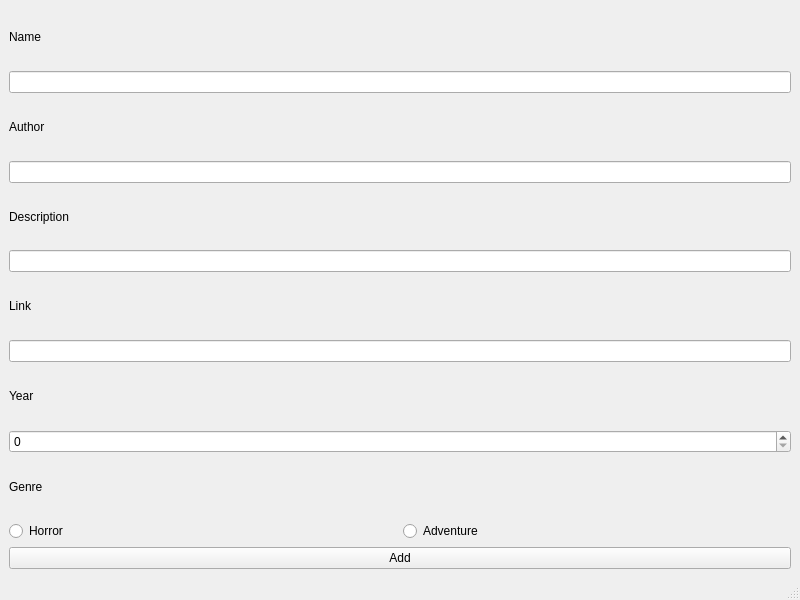
<?xml version="1.0" encoding="UTF-8"?>
<ui version="4.0">
 <class>MainWindow</class>
 <widget class="QMainWindow" name="MainWindow">
  <property name="geometry">
   <rect>
    <x>0</x>
    <y>0</y>
    <width>800</width>
    <height>600</height>
   </rect>
  </property>
  <property name="windowTitle">
   <string>MainWindow</string>
  </property>
  <widget class="QWidget" name="centralwidget">
   <layout class="QVBoxLayout" name="verticalLayout">
    <item>
     <layout class="QHBoxLayout" name="horizontalLayout">
      <item>
       <layout class="QVBoxLayout" name="verticalLayout_2">
        <item>
         <widget class="QLabel" name="label">
          <property name="text">
           <string>Name</string>
          </property>
         </widget>
        </item>
        <item>
         <widget class="QLineEdit" name="nameLineEdit"/>
        </item>
        <item>
         <widget class="QLabel" name="label_2">
          <property name="text">
           <string>Author</string>
          </property>
         </widget>
        </item>
        <item>
         <widget class="QLineEdit" name="authorLineEdit"/>
        </item>
        <item>
         <widget class="QLabel" name="label_3">
          <property name="text">
           <string>Description</string>
          </property>
         </widget>
        </item>
        <item>
         <widget class="QLineEdit" name="descLineEdit"/>
        </item>
        <item>
         <widget class="QLabel" name="label_4">
          <property name="text">
           <string>Link</string>
          </property>
         </widget>
        </item>
        <item>
         <widget class="QLineEdit" name="linkLineEdit"/>
        </item>
        <item>
         <widget class="QLabel" name="label_5">
          <property name="text">
           <string>Year</string>
          </property>
         </widget>
        </item>
        <item>
         <widget class="QSpinBox" name="yearSpinBox"/>
        </item>
        <item>
         <widget class="QLabel" name="label_6">
          <property name="text">
           <string>Genre</string>
          </property>
         </widget>
        </item>
        <item>
         <layout class="QHBoxLayout" name="horizontalLayout_2">
          <item>
           <widget class="QRadioButton" name="horrorRadioButton">
            <property name="text">
             <string>Horror</string>
            </property>
           </widget>
          </item>
          <item>
           <widget class="QRadioButton" name="AdvRadioButton">
            <property name="text">
             <string>Adventure</string>
            </property>
           </widget>
          </item>
         </layout>
        </item>
       </layout>
      </item>
     </layout>
    </item>
    <item>
     <widget class="QPushButton" name="pushButton">
      <property name="text">
       <string>Add</string>
      </property>
     </widget>
    </item>
   </layout>
  </widget>
  <widget class="QMenuBar" name="menubar">
   <property name="geometry">
    <rect>
     <x>0</x>
     <y>0</y>
     <width>800</width>
     <height>25</height>
    </rect>
   </property>
  </widget>
  <widget class="QStatusBar" name="statusbar"/>
 </widget>
 <resources/>
 <connections/>
</ui>
